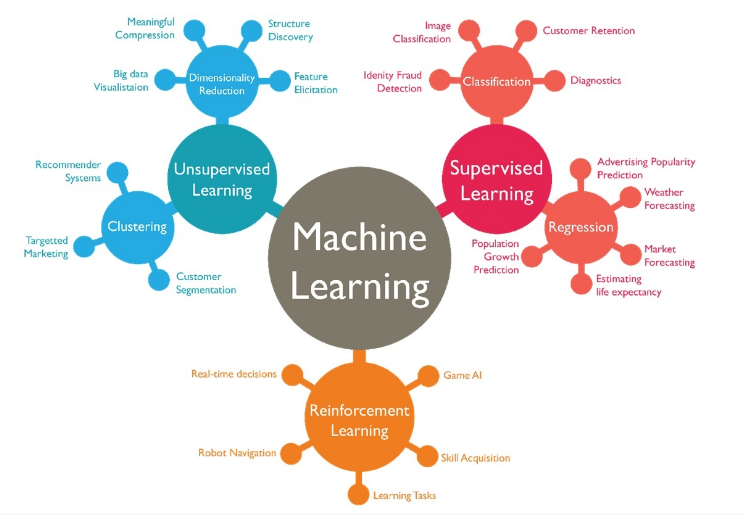
#> input picture image/machine learning.PNG, 744 x 515 px, found by its file name
$ python tutorial_5.py
#> lines starting #> are read from the running program, lines starting #| are printed output that depends on the picture
#!/usr/bin/env python3
#_*_ coding: utf-8 _*_

"""
 @DateTime: 21/2/2020 8:42
 @Author:   balanceTan
 @File:     tutorial_5.py
 @Software: PyCharm

"""
import cv2 as cv
import numpy as np

#  +, _, *, /  processing

def add_demo(m1, m2):
    dst = cv.add(img1, img2)
    cv.imshow('add_demo', dst)

def subtract_demo(m1, m2):
    dst = cv.subtract(m1, m2)
    cv.imshow('subtract_demo', dst)

def divide_demo(m1, m2):
    dst = cv.divide(m1, m2)
    cv.imshow('divide_demo', dst)

def multiply_demo(m1, m2):
    dst = cv.multiply(m1, m2)
    cv.imshow('multiply_demo', dst)

# logic processing

def logic_demo(m1, m2):
    # dst = cv.bitwise_and(m1, m2)
    # dst = cv.bitwise_or(m1, m2)
    image = cv.imread('image/lena.png')
    cv.imshow('image', image)
    dst = cv.bitwise_not(image)
    cv.imshow('logic_demo', dst)

def contrast_brightness_demo(image, c, b):
    h, w, ch = image.shape
    blank = np.zeros((h, w, ch), image.dtype)
    dst = cv.addWeighted(image, c, blank, 1-c, b)
    cv.imshow('co-br-demo', dst)
    cv.imwrite('machine learning.png', dst)

def others_demo(m1, m2):
    M1, dev1 = cv.meanStdDev(m1)
    M2, dev2 = cv.meanStdDev(m2)
    h, w = m1.shape[:2]

    print(M1)
    print(M2)

    print(dev1)
    print(dev2)

    img = np.zeros([h, w], np.uint8)
    m, dev = cv.meanStdDev(img)
    print(m)
    print(dev)

if __name__ == '__main__':
    print('=================hello OpenCv================')
    image1 = cv.imread('image/machine learning.png')
#> image1 is the input picture: shape (515, 744, 3); mean B, G, R 224.6, 225.5, 231.4
    # [10 lines of commented-out code are left out]
    contrast_brightness_demo(image1, 0.7, 0)
#> in contrast_brightness_demo, `dst = cv.addWeighted(image, c, blank, 1-c, b)`:
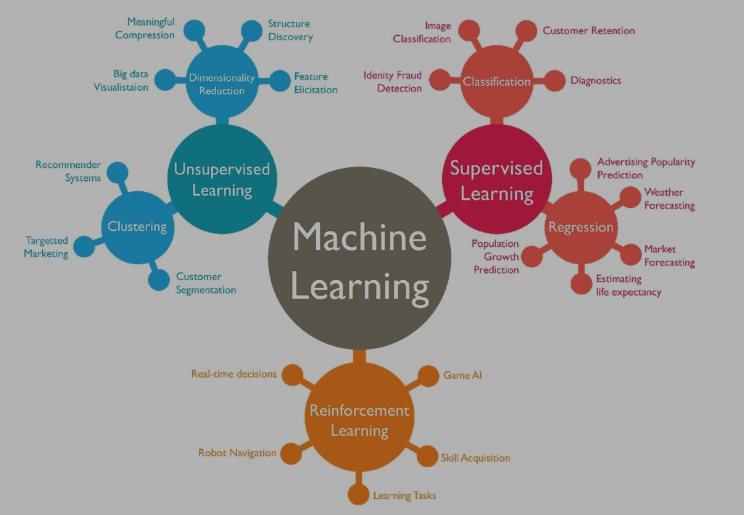
#> dst: shape (515, 744, 3); mean B, G, R 156.9, 157.5, 161.7

    cv.waitKey(0)
    cv.destroyAllWindows()
